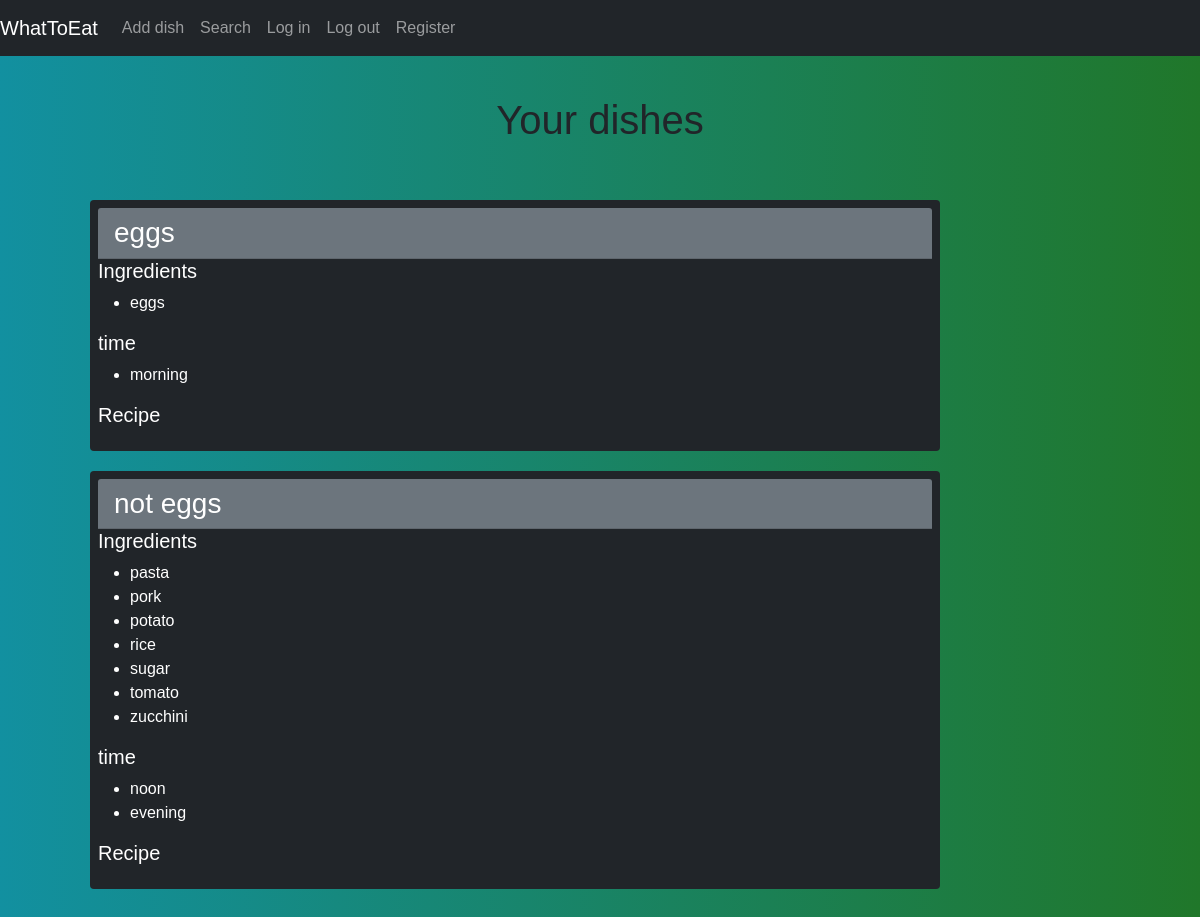
/ (signed in), run on the app's committed database.
### tables this page shows
CREATE TABLE "dishes" (
	"id"	INTEGER NOT NULL UNIQUE,
	"name"	TEXT NOT NULL,
	"user"	TEXT,
	PRIMARY KEY("id" AUTOINCREMENT)
);

CREATE TABLE "ingredients" (
	"dish_id"	INTEGER DEFAULT 0,
	"baking_powder"	INTEGER DEFAULT 0,
	"beans"	INTEGER DEFAULT 0,
	"beef"	INTEGER DEFAULT 0,
	"butter"	INTEGER DEFAULT 0,
	"carrot"	INTEGER DEFAULT 0,
	"cheese"	INTEGER DEFAULT 0,
	"chicken"	INTEGER DEFAULT 0,
	"cream"	INTEGER DEFAULT 0,
	"eggplant"	INTEGER DEFAULT 0,
	"eggs"	INTEGER DEFAULT 0,
	"garlic"	INTEGER DEFAULT 0,
	"flour"	INTEGER DEFAULT 0,
	"mayonnaise"	INTEGER DEFAULT 0,
	"milk"	INTEGER DEFAULT 0,
	"mushrooms"	INTEGER DEFAULT 0,
	"olive_oil"	INTEGER DEFAULT 0,
	"onion"	INTEGER DEFAULT 0,
	"pasta"	INTEGER DEFAULT 0,
	"pork"	INTEGER DEFAULT 0,
	"potato"	INTEGER DEFAULT 0,
	"rice"	INTEGER DEFAULT 0,
	"sugar"	INTEGER DEFAULT 0,
	"tomato"	INTEGER DEFAULT 0,
	"zucchini"	INTEGER DEFAULT 0,
	FOREIGN KEY("dish_id") REFERENCES "dishes"("id")
);

### application.py (the view)
@app.route("/")
@login_required
def index():
    times = db.execute("""SELECT * FROM dishes
        JOIN time ON dishes.id = time.dish_id
        WHERE user=? LIMIT 30""", session["username"])
    data = db.execute("""SELECT * FROM dishes
        JOIN ingredients ON dishes.id = ingredients.dish_id
        JOIN recipe ON dishes.id = recipe.dish_id
        WHERE user=? LIMIT 30""", session["username"])
    return render_template("index.html", data=data, times=times)

### application.py (called while the page is built)
@app.after_request
def add_header(response):
    response.cache_control.max_age = 1 #1200
    return response

def login_required(f):
    @wraps(f)
    def decorated_function(*args, **kwargs):
        if session.get("username") is None:
            return redirect("/login")
        return f(*args, **kwargs)
    return decorated_function

### templates/index.html (shortened to what this page needs)
{% extends "layout.html" %}
{% block main %}
    <div class="text-center py-5">
        <h1>Your dishes</h1>
    </div>
    <div class="container-fluid">
        <div class="col-10">
            {% for item in data %}
                <div class="card bg-dark text-white p-2 mx-auto">
                    <h3 class="card-header bg-secondary">{{ data[loop.index0]["name"] }}</h3>
                    <div class="col-md-8">
                        <h5>Ingredients</h4>
                        <ul>
                            {% for ingr, needed in data[loop.index0].items() %}
                                {% if needed == 1 %}
                                    <li>{{ ingr }}</li>
                                {% endif %}
                            {% endfor %}
                        </ul>
                    </div>
                    <div class="col-md-2">
                        <h5>time</h5>
                        <ul>
                            {% for time, apropriate in times[loop.index0].items() %}
                                {% if apropriate == 1 %}
                                    <li>{{ time }}</li>
                                {% endif %}
                            {% endfor %}
                        </ul>
                    </div>
                    <div>
                        <h5>Recipe</h5>
                    </div>
                </div>
            {% endfor %}
        </div>
    </div>
{% endblock %}

### static/styles.css (style rules this page uses)
body { margin: 0; padding: 0; font-family: sans-serif; background: linear-gradient(to right, #1290a0, #20772a) }
.card { margin-bottom: 20px; border: none }

### data on the page
ingredients: index0 "eggs", index0 "morning"
dishes: name "eggs"
ingredients: index0 "pasta" "pork" "potato" "rice" "sugar" "tomato" "zucchini", index0 "noon" "evening"
dishes: name "not eggs"
